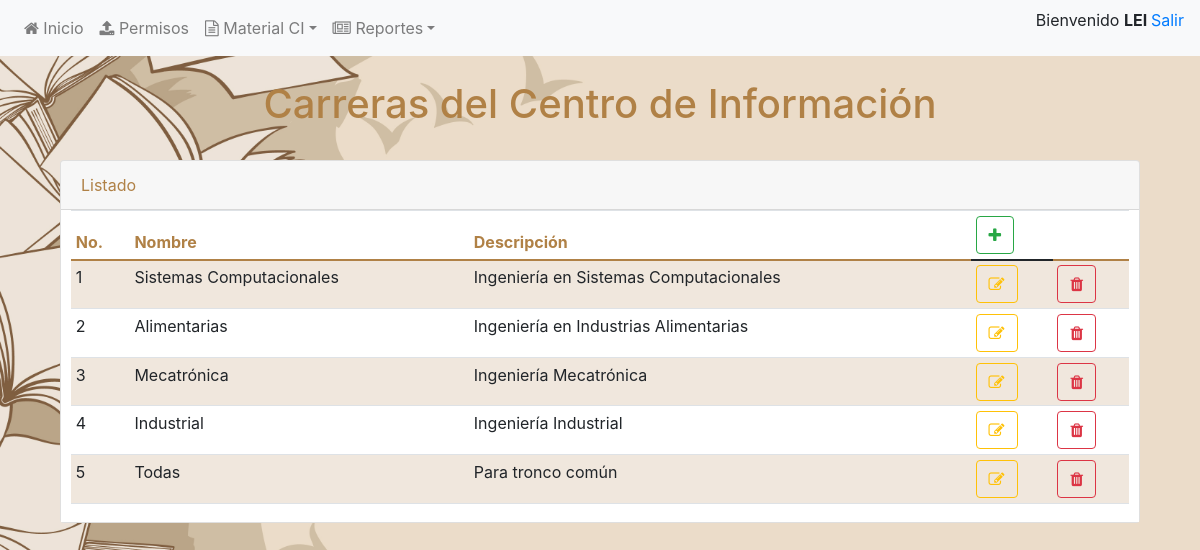
/Carreras.php (signed in), run on an earlier commit of the app's database.
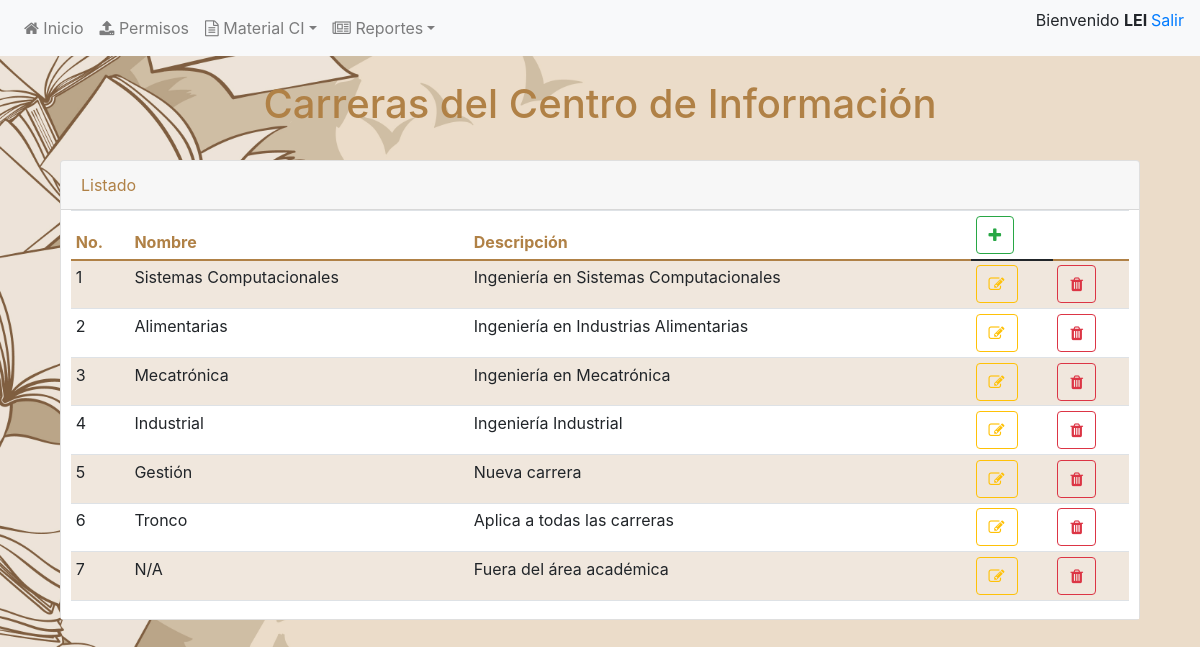
And on a later commit of the database.
### tables this page shows
CREATE TABLE `carreras` (
  `idCarrera` int(5) NOT NULL,
  `nomCarrera` varchar(50) NOT NULL,
  `descCarrera` varchar(50) NOT NULL
);

### conexion.php (called while the page is built, shortened)
<?php
function Conectarse()
{
$user = "root";
$pass = "";
$host = "localhost";
$bd = "ciitesg";
	$cnx = mysqli_connect($host,$user,$pass);
	mysqli_select_db($cnx,$bd) or die(mysqli_error()." Error: seleccionando la base de datos");
	return $cnx;
}
?>

### Carreras.php (the view, shortened to what this page needs)
<!DOCTYPE html>
<html>
<head>
	<link href="https://cdn.jsdelivr.net/npm/bootstrap@5.0.0-beta2/dist/css/bootstrap.min.css" rel="stylesheet">
	<link rel="stylesheet" href="css/css/font-awesome.min.css">
    <link rel="stylesheet" href="css/bootstrap.min.css">
</head>
<body>
<main class="dash-content">
	<?php include("includes/menu.php"); ?><br>
	<h1 align="center" class="texto">Carreras del Centro de Información</h1><br>
	<div class="container">
    	<div class="container-fluid">
        	<div class="row">
            	<div class="col-xl-12">
				<div class="card spur-card">
        			<div class="card-header texto">
                		<div class="spur-card-title">Listado</div>
            		</div>
            		<div class="card-body">
						<div class="table-responsive">
  	 						<table class="table table-sm table-striped table-hover">
  								<thead>
  									<th class="texto">No.</th>
  									<th class="texto">Nombre</th>
									<th class="texto">Descripción</th>
  									<th><button type="button" class="btn btn-outline-success" title="Nuevo" data-toggle="modal" data-target="#exampleModal"><i class="fa fa-plus"></i></button></th>
									<th class="texto"></th>
  								</thead>
  								<?php
      							include "conexion.php";
      							$sentencia="SELECT idCarrera, nomCarrera, descCarrera FROM `carreras`";
	  							$resultado = mysqli_query(Conectarse(),$sentencia);
								$no=1;
      							while($filas=mysqli_fetch_assoc($resultado))
      							{
        							echo "<tr>";
										echo "<td>"; echo $no; echo "</td>";
          								echo "<td>"; echo $filas['nomCarrera']; echo "</td>";
		  								echo "<td>"; echo $filas['descCarrera']; echo "</td>";
          								echo "<td><a href='modif_carrera1.php?no=".$filas['idCarrera']."'> <button type='button' class='btn btn-outline-warning' title='Modificar'><i class='fa fa-pencil-square-o'></i></button></a></td>";
										echo "<td><a onclick='return confirmDelete();' href='eliminar_carrera.php?no=".$filas['idCarrera']."''><button type='button' class='btn btn-outline-danger' title='Eliminar'><i class='fa fa-trash'></i></button></a></td>";
        							echo "</tr>";
									$no++;
      							}
								?>
  	 						</table>
						</div>
 					</div>
				</div>
 				</div>
			</div>
		</div>
	</div>
	</main>
  </body>
</html>

What changed in the data, as far as the page shows it:
removed carreras: nomCarrera "Todas", descCarrera "Para tronco común"
changed carreras "Mecatrónica": descCarrera "Ingeniería Mecatrónica" → "Ingeniería en Mecatrónica"
added carreras: nomCarrera "Gestión", descCarrera "Nueva carrera"
added carreras: nomCarrera "Tronco", descCarrera "Aplica a todas las carreras"
added carreras: nomCarrera "N/A", descCarrera "Fuera del área académica"
